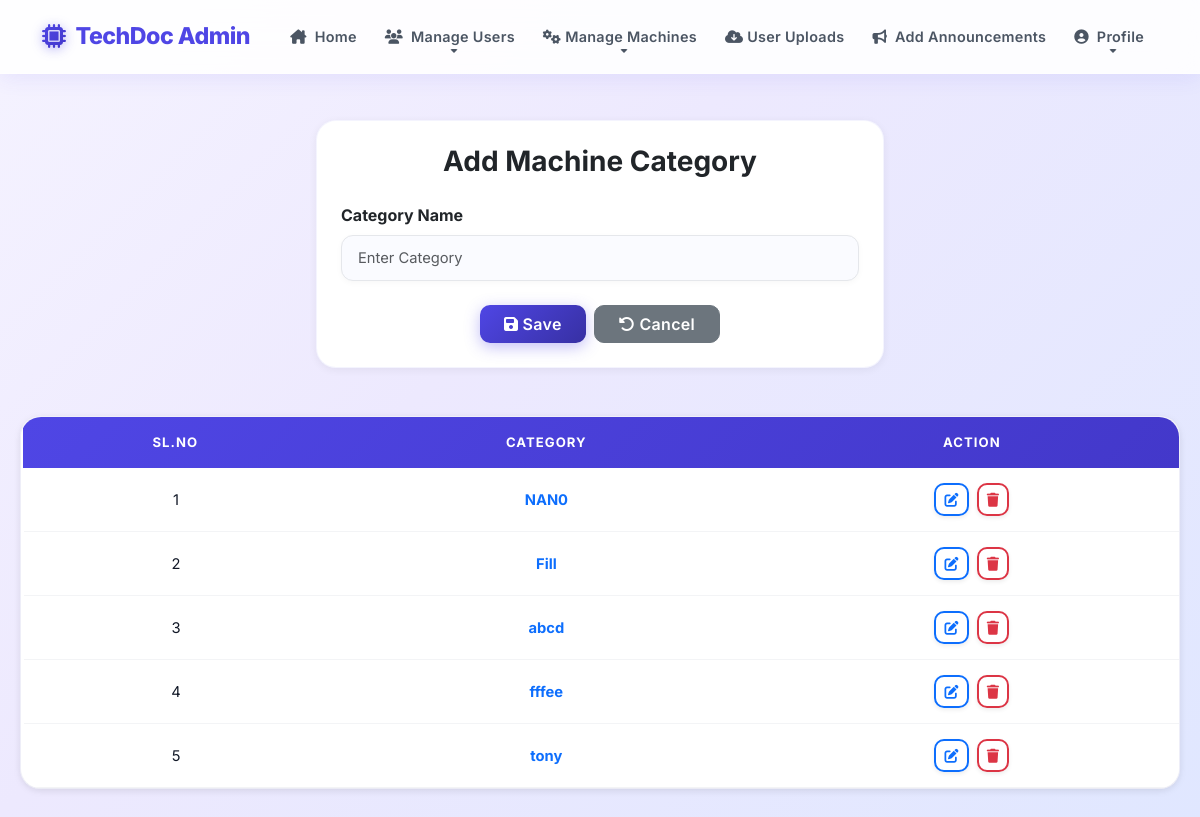
The page /wadmin/Addcategory/ on the database as committed earlier.
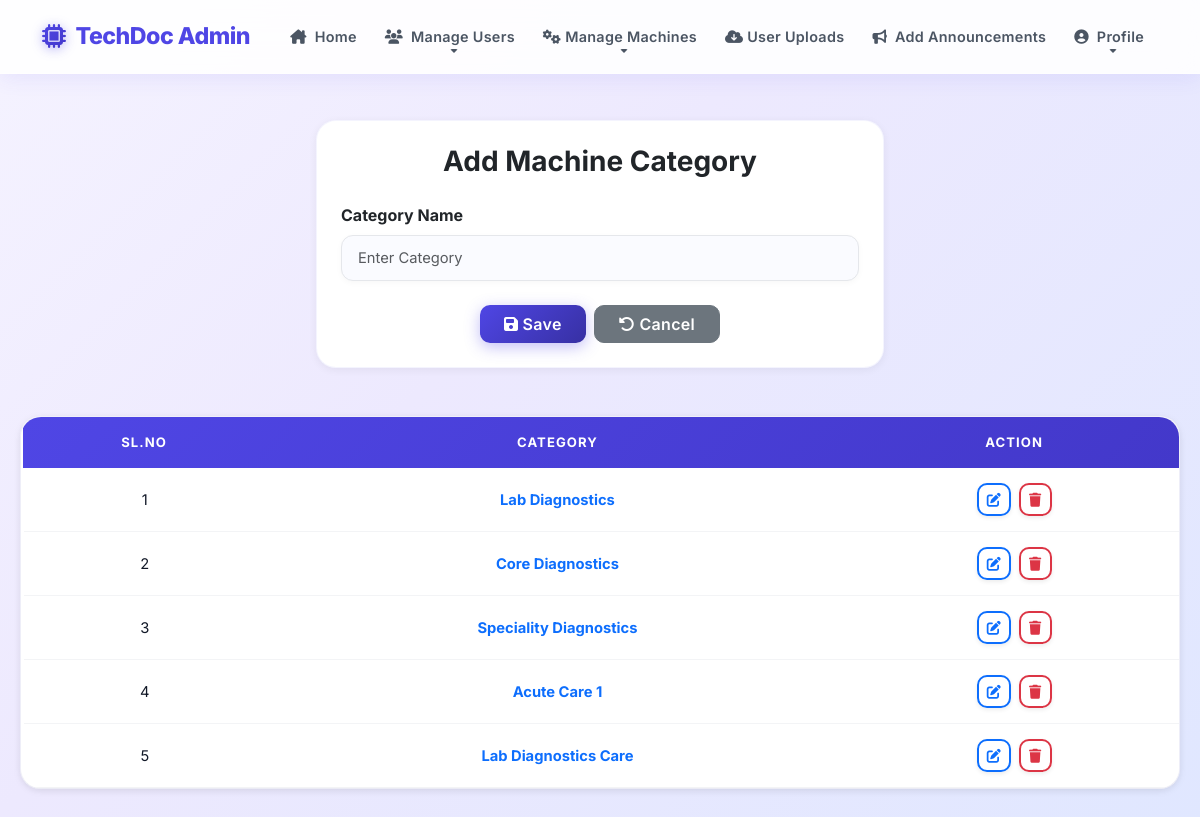
The same page on the database as committed later.
### wadmin/models.py (models this page shows)
class MachineCategory(models.Model):
    category_name = models.CharField(max_length=100)
    class Meta:
        db_table = 'tbl_machine_category'

### wadmin/views.py (the view, shortened to what this page needs)
# urls.py: path('Addcategory/', views.addcategory,name="addcategory"),
def addcategory(request):
    categorydata = MachineCategory.objects.all()
    return render(request, "admin/AddMachineCategory.html", {
        'categories': categorydata
    })

### wadmin/Templates/admin/AddMachineCategory.html (shortened to what this page needs)
{% include 'admin/Header.html' %}
<div class="row mb-5 justify-content-center">
<div class="col-md-6">
<div class="card shadow-sm border-0 p-4">
<h3 class="mb-4 fw-bold text-center">
{% if cat %} Edit Machine Category {% else %} Add Machine Category {% endif %}
</h3>
<form action="" method="post">
<div class="mb-3">
<label class="form-label fw-bold">Category Name</label>
<input type="text"
class="form-control"
name="txtcat"
value="{{cat.category_name|default:''}}"
autocomplete="off"
placeholder="Enter Category"
required>
</div>
<div class="d-grid gap-2 d-md-flex justify-content-md-center mt-4">
<button type="submit"
class="btn btn-primary-custom px-4">
<i class="fa-solid fa-save"></i>
{% if cat %} Update {% else %} Save {% endif %}
</button>
<button type="reset"
class="btn btn-secondary px-4">
<i class="fa-solid fa-rotate-left"></i> Cancel
</button>
</div>
</form>
</div>
</div>
</div>
<div class="card shadow-sm border-0">
<div class="card-body p-0">
<table class="table table-custom table-hover m-0 w-100 text-center">
<thead class="text-center">
<tr>
<th>Sl.No</th>
<th>Category</th>
<th>Action</th>
</tr>
</thead>
<tbody>
{% for i in categories %}
<tr>
<td>{{forloop.counter}}</td>
<td class="fw-bold text-primary">
{{i.category_name}}
</td>
<td>
<div class="d-flex justify-content-center gap-2">
<a href="{% url 'wadmin:editcategory' i.id %}"
class="btn btn-sm btn-outline-primary shadow-sm">
<i class="fa-solid fa-pen-to-square"></i>
</a>
<a href="{% url 'wadmin:deletecategory' i.id %}"
class="btn btn-sm btn-outline-danger shadow-sm"
onclick="return confirm('Are you sure you want to delete this category?')">
<i class="fa-solid fa-trash"></i>
</a>
</div>
</td>
</tr>
{% endfor %}
</tbody>
</table>
</div>
</div>
</div>
</body>
</html>

Rows that differ between the two databases and show on the page:
removed MachineCategory: category_name "NAN0"
removed MachineCategory: category_name "Fill"
removed MachineCategory: category_name "abcd"
removed MachineCategory: category_name "fffee"
removed MachineCategory: category_name "tony"
added MachineCategory: category_name "Lab Diagnostics"
added MachineCategory: category_name "Core Diagnostics"
added MachineCategory: category_name "Speciality Diagnostics"
added MachineCategory: category_name "Acute Care 1"
added MachineCategory: category_name "Lab Diagnostics Care"
